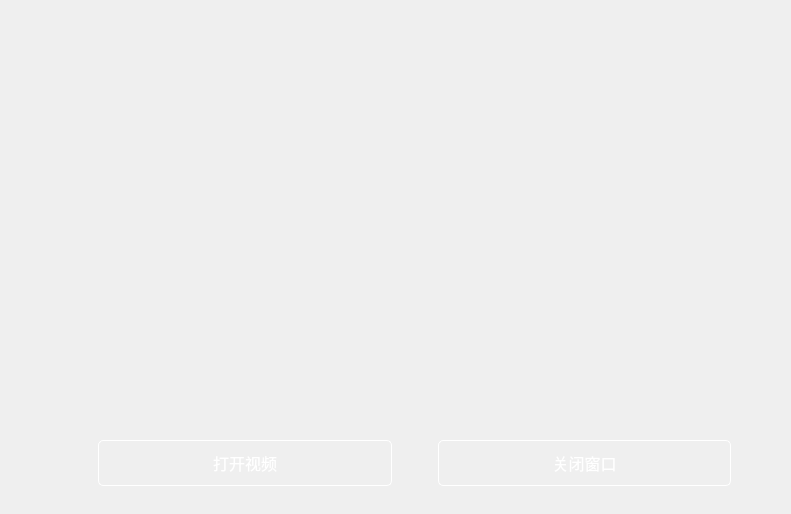
<?xml version="1.0" encoding="UTF-8"?>
<ui version="4.0">
 <class>RealTimeDetection</class>
 <widget class="QWidget" name="RealTimeDetection">
  <property name="geometry">
   <rect>
    <x>0</x>
    <y>0</y>
    <width>791</width>
    <height>514</height>
   </rect>
  </property>
  <property name="windowTitle">
   <string>Form</string>
  </property>
  <widget class="QWidget" name="horizontalLayoutWidget">
   <property name="geometry">
    <rect>
     <x>20</x>
     <y>428</y>
     <width>751</width>
     <height>71</height>
    </rect>
   </property>
   <layout class="QHBoxLayout" name="horizontalLayout">
    <item>
     <spacer name="horizontalSpacer_2">
      <property name="orientation">
       <enum>Qt::Horizontal</enum>
      </property>
      <property name="sizeType">
       <enum>QSizePolicy::Fixed</enum>
      </property>
      <property name="sizeHint" stdset="0">
       <size>
        <width>78</width>
        <height>20</height>
       </size>
      </property>
     </spacer>
    </item>
    <item>
     <widget class="QPushButton" name="open">
      <property name="font">
       <font>
        <pointsize>12</pointsize>
       </font>
      </property>
      <property name="styleSheet">
       <string notr="true">QPushButton{
			opacity: 0.5;
			border-radius: 5px;
			border:1px solid white;
			color:white;
			padding:10px;
		}
QPushButton:hover{
border: 1px solid rgb(255, 10, 96);
color:red;
}
</string>
      </property>
      <property name="text">
       <string>打开视频</string>
      </property>
     </widget>
    </item>
    <item>
     <spacer name="horizontalSpacer">
      <property name="orientation">
       <enum>Qt::Horizontal</enum>
      </property>
      <property name="sizeType">
       <enum>QSizePolicy::Fixed</enum>
      </property>
      <property name="sizeHint" stdset="0">
       <size>
        <width>40</width>
        <height>20</height>
       </size>
      </property>
     </spacer>
    </item>
    <item>
     <widget class="QPushButton" name="close">
      <property name="font">
       <font>
        <pointsize>12</pointsize>
       </font>
      </property>
      <property name="styleSheet">
       <string notr="true">QPushButton{
			opacity: 0.5;
			border-radius: 5px;
			border:1px solid white;
			color:white;
			padding:10px;
		}
QPushButton:hover{
border: 1px solid rgb(255, 10, 96);
color:red;
}
</string>
      </property>
      <property name="text">
       <string>关闭窗口</string>
      </property>
     </widget>
    </item>
    <item>
     <spacer name="horizontalSpacer_3">
      <property name="orientation">
       <enum>Qt::Horizontal</enum>
      </property>
      <property name="sizeType">
       <enum>QSizePolicy::Fixed</enum>
      </property>
      <property name="sizeHint" stdset="0">
       <size>
        <width>40</width>
        <height>20</height>
       </size>
      </property>
     </spacer>
    </item>
   </layout>
  </widget>
  <widget class="QLabel" name="window">
   <property name="geometry">
    <rect>
     <x>20</x>
     <y>20</y>
     <width>741</width>
     <height>391</height>
    </rect>
   </property>
   <property name="text">
    <string/>
   </property>
  </widget>
  <widget class="QLabel" name="label">
   <property name="geometry">
    <rect>
     <x>0</x>
     <y>0</y>
     <width>791</width>
     <height>521</height>
    </rect>
   </property>
   <property name="text">
    <string/>
   </property>
   <property name="pixmap">
    <pixmap resource="res.qrc">:/bg6.png</pixmap>
   </property>
   <property name="scaledContents">
    <bool>true</bool>
   </property>
  </widget>
  <zorder>label</zorder>
  <zorder>horizontalLayoutWidget</zorder>
  <zorder>window</zorder>
 </widget>
 <resources>
  <include location="res.qrc"/>
 </resources>
 <connections/>
</ui>
